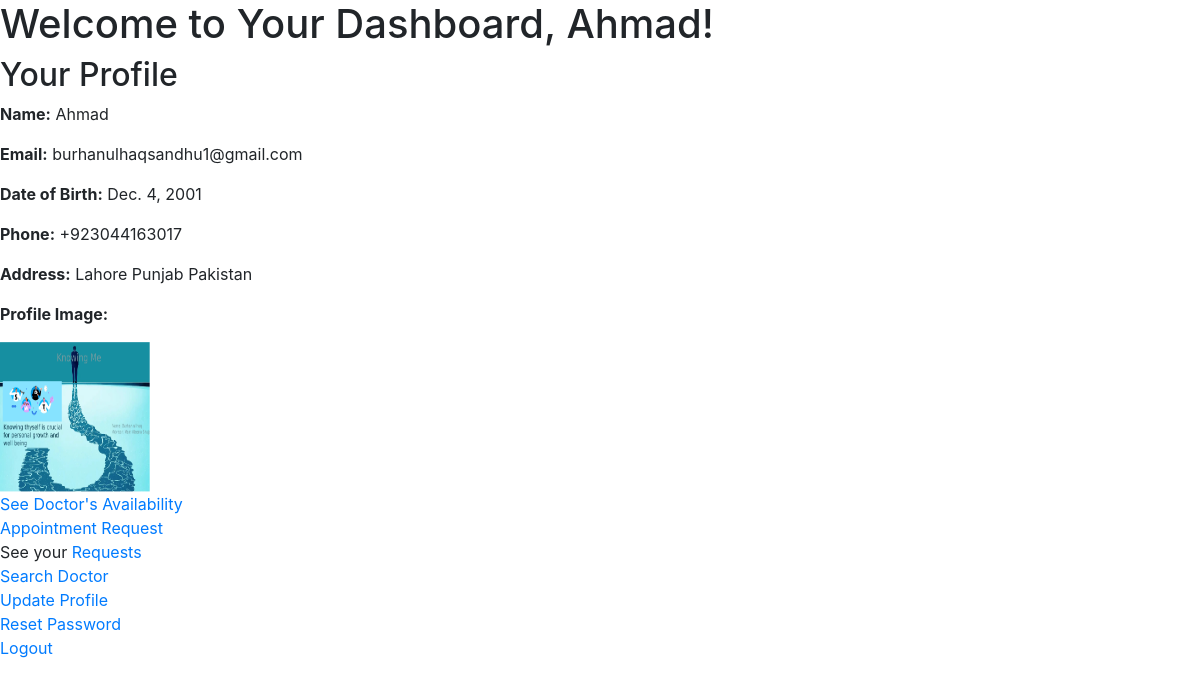
Page /patient/Pdashboard/ (signed in) on the committed database.
### patient/models.py (models this page shows, shortened)
class Patient(models.Model):
    user = models.OneToOneField(User, on_delete=models.CASCADE)
    dob = models.DateField()
    gender = models.CharField(max_length=10, choices=[('male', 'Male'), ('female', 'Female'), ('other', 'Other')])
    phone = models.CharField(max_length=15)
    address = models.TextField()
    image = models.ImageField()

### patient/views.py (the view)
# urls.py: path('Pdashboard/',views.patient_dashboard,name='patient_dashboard'),
@login_required(login_url='/patient/Plogin/')
def patient_dashboard(request):
    patient = models.Patient.objects.get(user=request.user)
    context = {
        'patient': patient
    }
    return render(request,'patient_dashboard.html',context)

### templates/patient_dashboard.html (shortened to what this page needs)
<!DOCTYPE html>
<html lang="en">
<head>
    <link href="https://stackpath.bootstrapcdn.com/bootstrap/4.3.1/css/bootstrap.min.css" rel="stylesheet">
</head>
<body>
    <h1>Welcome to Your Dashboard, {{ patient.user.username }}!</h1>
    <div class="profile-info">
        <h2>Your Profile</h2>
        <p><strong>Name:</strong> {{ patient.user.username }}</p>
        <p><strong>Email:</strong> {{ patient.user.email }}</p>
        <p><strong>Date of Birth:</strong> {{ patient.dob }}</p>
        <p><strong>Phone:</strong> {{ patient.phone }}</p>
        <p><strong>Address:</strong> {{ patient.address }}</p>
        <p><strong>Profile Image:</strong></p>
        <img src="{{ patient.image.url }}" alt="Profile Image" style="width:150px;height:150px;">
    </div>
    <a href="{% url 'doctor_availability' %}">See Doctor's Availability </a><br>
    <a href="{% url 'appointment_request' %}">Appointment Request</a><br>
    See your <a href="{% url 'view_requests' %}">Requests</a><br>
    <a href="{% url 'search_doctor' %}">Search Doctor</a><br>
    <a href="{% url 'patient_update' %}">Update Profile</a><br>
    <a href="{% url 'patient_password_reset' %}">Reset Password</a><br>
    <a href="{% url 'patient_logout' %}">Logout</a>
</body>
</html>

### rows in the picture
Patient: user.username "Ahmad", user.email "burhanulhaqsandhu1@gmail.com", dob "Dec. 4, 2001", phone "+923044163017", address "Lahore Punjab Pakistan", image (picture)
